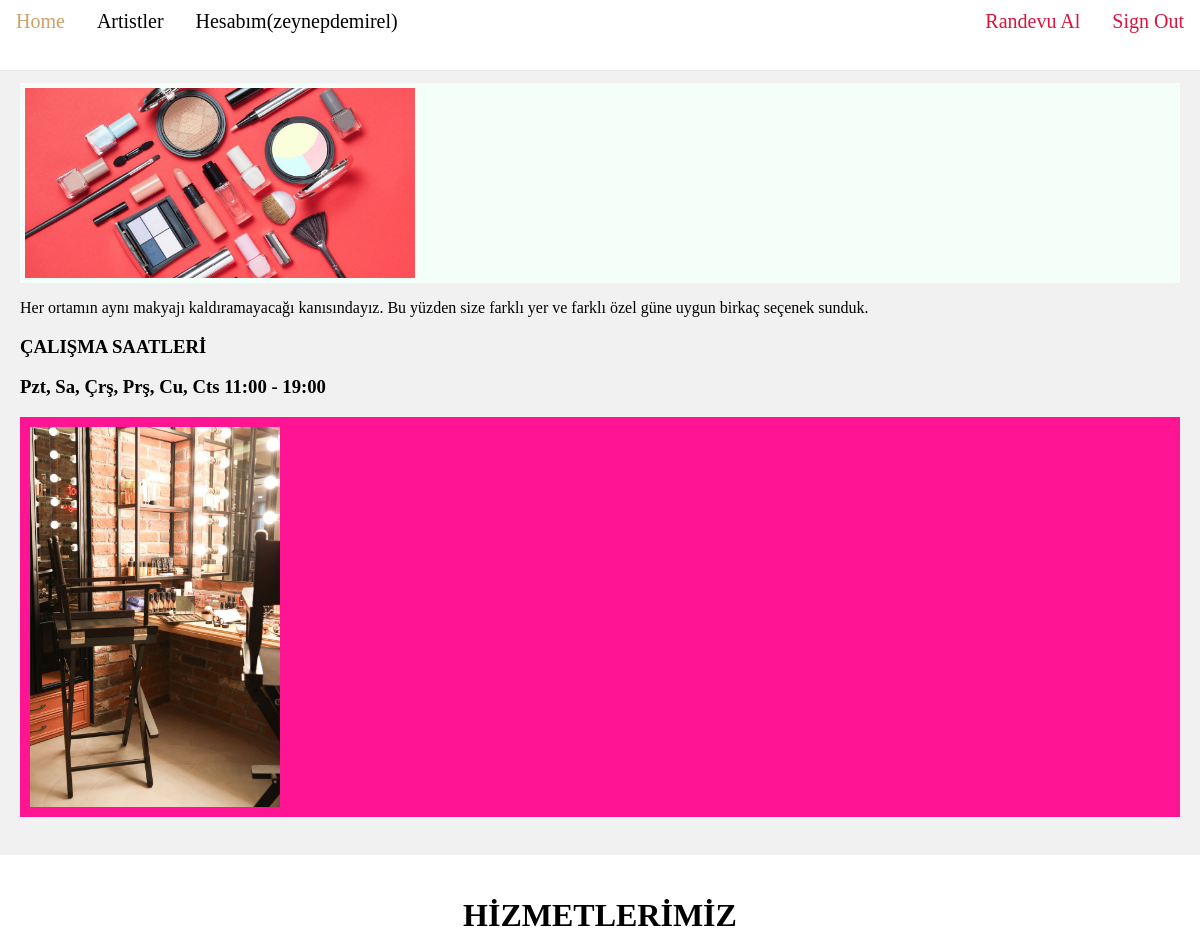
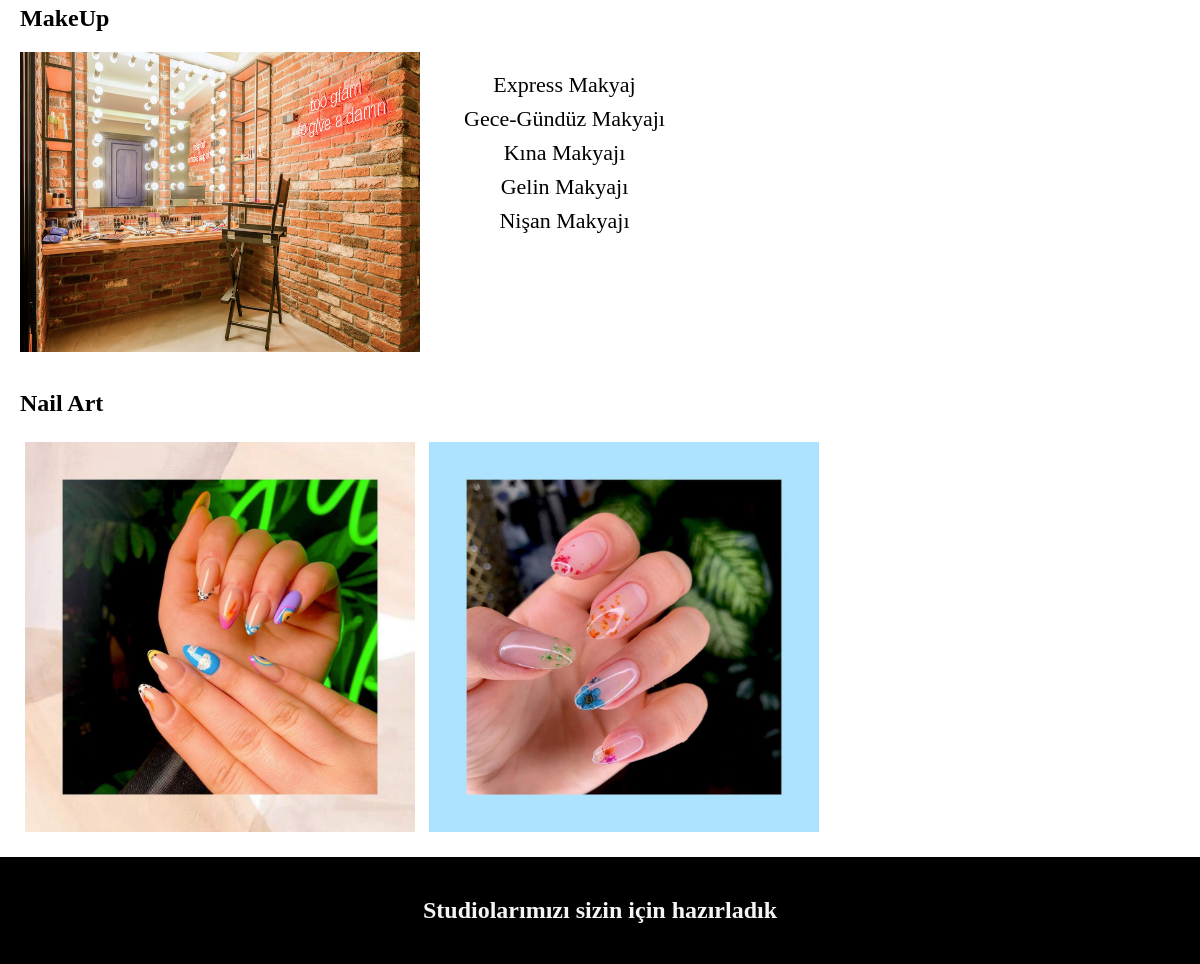
The app's page /kuafor_randevu_sistemi/pages/anasayfa.php (signed in) with its own data (2 pictures, top to bottom).
### tables this page shows
CREATE TABLE `process` (
  `id` int NOT NULL AUTO_INCREMENT,
  `process_name` int NOT NULL,
  `sub_process` varchar(50) NOT NULL,
  `price` double NOT NULL,
  `time` time NOT NULL,
  PRIMARY KEY (`id`),
  KEY `fk_process_name` (`process_name`),
  CONSTRAINT `fk_process_name` FOREIGN KEY (`process_name`) REFERENCES `kind-of-process` (`id`) ON DELETE CASCADE ON UPDATE CASCADE
);

### kuafor_randevu_sistemi/listProcessName.php (the view, shortened to what this page needs)
<?php
include "config.php";
$sorgu = $mysqli->query("SELECT kuafor_randevu.`kind-of-process`.process, sub_process, price, time FROM kuafor_randevu.process
INNER JOIN kuafor_randevu.`kind-of-process` ON kuafor_randevu.process.process_name = kuafor_randevu.`kind-of-process`.id
where process_name = 1");
if ($sorgu->num_rows > 0) {
    while($row = $sorgu->fetch_assoc()) {
        echo "<li>".$row["sub_process"]."</li>" ;
    }
}
?>

### kuafor_randevu_sistemi/pages/anasayfa.php (shortened to what this page needs)
<?php
include "/xampp/htdocs/kuafor_randevu_sistemi/config.php";
if (isset($_SESSION["id"]) && $_SESSION >0) {
?>
    <html>
    <head>
    </head>
    <body>
        <div class="navbar">
            <a class="active" href="#home">Home</a>
            <a href="artist.php">Artistler</a>
            <a href="account.php">Hesabım(<?php echo ($_SESSION["name"] . "" . $_SESSION["lastname"]) ?>)</a>
            <a href="/kuafor_randevu_sistemi/signOut.php" class="right">Sign Out</a>
            <a href="randevu.php" class="right">Randevu Al</a>
        </div>
        <div class="row">
            <div class="side">
                <br>
                <div class="fakeimg" style="height:200px;background-color:mintcream">
                    <img class="sideimg" src="/kuafor_randevu_sistemi/images/img_bg.png">
                </div>
                <p>Her ortamın aynı makyajı kaldıramayacağı kanısındayız.
                    Bu yüzden size farklı yer ve farklı özel güne uygun birkaç seçenek sunduk.
                </p>
                <h3>ÇALIŞMA SAATLERİ</h3>
                <h3> Pzt, Sa, Çrş, Prş, Cu, Cts 11:00 - 19:00</h3>
                <div class="fakeimg" style="height:400px; background-color:deeppink;">
                    <img class="sideimg2" src="/kuafor_randevu_sistemi/images/img_studio.png" alt="stduio">
                </div>
                <br>
            </div>
            <div class="main">
                <h1 style="text-align:center;"><strong>HİZMETLERİMİZ</strong></h1>
                <h2>MakeUp</h2>
                <div class="makeup fakeimg" style="height:300px; background-color:white;">
                    <img class="mainimg" src="/kuafor_randevu_sistemi/images/bg_img.png" alt="stduio">
                    <ul>
                        <?php
                        include "/xampp/htdocs/kuafor_randevu_sistemi/listProcessName.php";
                        ?>
                    </ul>
                </div>
                <br>
                <h2>Nail Art</h2>
                <div class="fakeimg" style="height:400px;display:inline-block;background-color:white;">
                    <img class="nailimg" src="/kuafor_randevu_sistemi/images/img-nailart.png" alt="nailart">
                    <img class="nailimg" src="/kuafor_randevu_sistemi/images/img_nailart2.png" alt="nailart">
                </div>
            </div>
        </div>
        <div class="footer">
            <h2 style="color: whitesmoke;">Studiolarımızı sizin için hazırladık</h2>
        </div>
    </body>
    </html>
<?php
}
?>

### kuafor_randevu_sistemi/pages/anasayfa.php (style rules this page uses)
* { box-sizing: border-box; }
body { margin: 0; }
.navbar { list-style-type: none; margin: 0; padding: 0; overflow: hidden; position: fixed; top: 0; border-bottom: 1px solid #e7e7e7; background-color: white; width: 100%; }
.navbar a { float: left; display: block; color: black; text-align: center; padding: 14px 16px; padding-top: 10px; text-decoration: none; height: 70px; font-size: 20px; text-align: center; }
.navbar a.active { color: #d19f68; }
.navbar a.right { float: right; color: crimson; }
.row { display: -ms-flexbox; display: flex; -ms-flex-wrap: wrap; flex-wrap: wrap; padding-top: 45px; }
.side { -ms-flex: 30%; flex: 30%; background-color: #f1f1f1; padding: 20px; }
.main { -ms-flex: 70%; flex: 70%; background-color: white; padding: 20px; }
.fakeimg { background-color: #aaa; width: 100%; }
.sideimg { padding: 5px; width: 400px; height: 200px; }
.sideimg2 { padding: 10px; width: 270px; height: 400px; }
.mainimg { width: 400px; height: 300px; float: left; }
.makeup>img, .makeup>ul { display: inline-block; }
ul { list-style-type: none; }
li { font-size: 22px; text-align: center; color: black; padding: 4px; }
.nailimg { padding: 5px; width: 400px; height: 400px; }
.footer { padding: 20px; text-align: center; background: black; }

### records on screen
process: sub_process "Express Makyaj"
process: sub_process "Gece-Gündüz Makyajı"
process: sub_process "Kına Makyajı"
process: sub_process "Gelin Makyajı"
process: sub_process "Nişan Makyajı"

### other values on screen
$_SESSION["name"] "zeynep"
$_SESSION["lastname"] "demirel"
